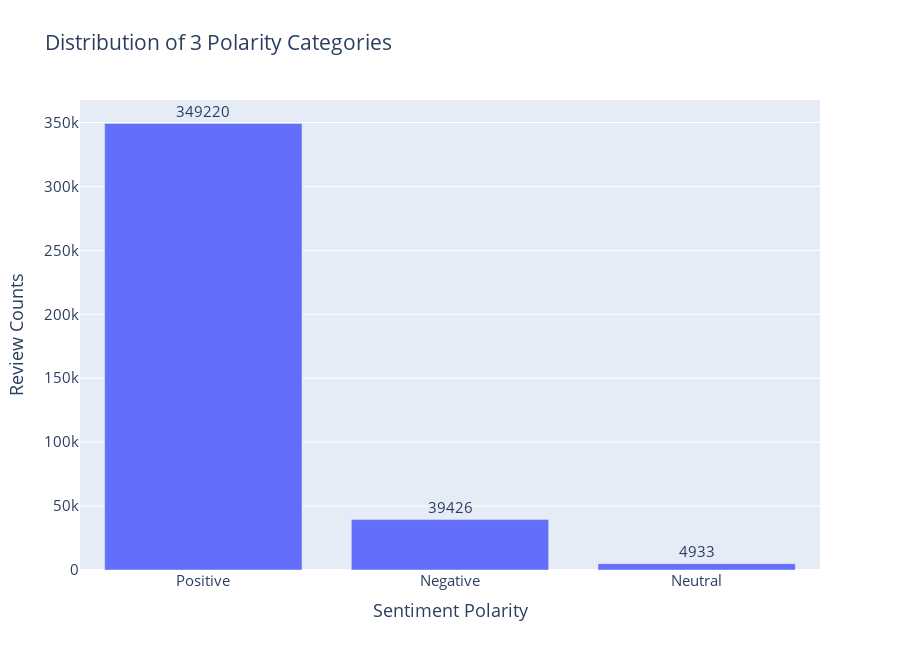

Here is the notebook cell this chart was saved with:
### Code cell
fig = make_subplots(rows=1, cols=1)

fig.add_trace(go.Bar(y=df_polarity['Polarity'],x=df_polarity.index,name='Positive Sentiment Trend',text = df_polarity['Polarity']),
    row=1, col=1)

fig.update_yaxes(title_text="Review Counts")
fig.update_xaxes(title_text="Sentiment Polarity")
#fig.update_traces(texttemplate='%{text:.2s}', textposition='outside')
fig.update_traces(textposition='outside')
fig.update_layout(height=650, width=900, title_text="Distribution of 3 Polarity Categories",font = dict(size = 15))

### Figure 1 — Plotly figure (JSON) as saved in the notebook; plotly's stock layout.template omitted (floating-point values rounded to 4 significant figures)
{"data": [{"name": "Positive Sentiment Trend", "text": [349220, 39426, 4933], "textposition": "outside", "type": "bar", "x": ["Positive", "Negative", "Neutral"], "xaxis": "x", "y": [349220, 39426, 4933], "yaxis": "y"}], "layout": {"font": {"size": 15}, "height": 650, "title": {"text": "Distribution of 3 Polarity Categories"}, "width": 900, "xaxis": {"anchor": "y", "domain": [0, 1], "title": {"text": "Sentiment Polarity"}}, "yaxis": {"anchor": "x", "domain": [0, 1], "title": {"text": "Review Counts"}}}}
